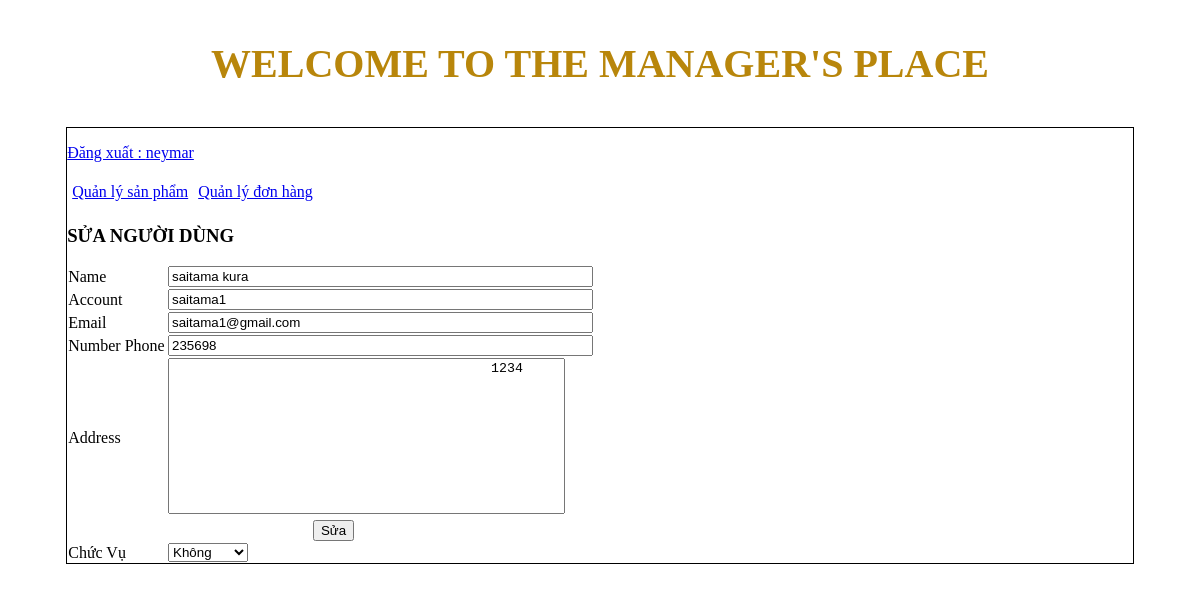
The page /admincp/index.php?action=quanlynguoidung&query=sua&idnguoidung=6 (signed in) on the database its author committed.
### tables this page shows
CREATE TABLE `tbl_dangky` (
  `id_khachhang` int(11) NOT NULL,
  `hovaten` varchar(250) NOT NULL,
  `taikhoan` varchar(100) NOT NULL,
  `matkhau` varchar(100) NOT NULL,
  `sodienthoai` int(11) NOT NULL,
  `email` varchar(100) NOT NULL,
  `diachi` text NOT NULL,
  `chucvu` int(11) NOT NULL
);

### admincp/modules/quanlynguoidung/sua.php (the view, shortened to what this page needs)
<?php
	$sql_nguoidung="SELECT * FROM tbl_dangky WHERE id_khachhang='$_GET[idnguoidung]' LIMIT 1";
	$querynd=mysqli_query($connect,$sql_nguoidung);
?>
<h3>SỬA NGƯỜI DÙNG</h3>
<form action="modules/quanlynguoidung/xuly.php?idnguoidung=<?php echo $_GET['idnguoidung'] ?>" method="POST" enctype="multipart/form-data">
<table   width="50%" style="border-collapse: collapse;">
	<?php
	 	while($nguoidung =mysqli_fetch_array($querynd)){
	?>
	<tr>
		<td>Name</td>
		<td><input type="text" size="50" name="hovatens"	value="<?php echo $nguoidung['hovaten']?>"></td>
	</tr>
    <tr>
		<td>Account</td>
		<td><input type="text" size="50" name="taikhoans" value="<?php echo $nguoidung['taikhoan']?>"></td>
	</tr>
	<tr>
		<td>Email</td>
		<td><input type="text" size="50" name="emails" value="<?php echo $nguoidung['email']?>">		</td>
	</tr>
	<tr>
		<td>Number Phone</td>
		<td><input type="text" size="50" name="dienthoais" value="<?php echo $nguoidung['sodienthoai']?>">	</td>
	</tr>
	<tr>
		<td>Address</td>
		<td><textarea name="diachis"  cols="47" rows="10" style="resize: none;">
					<?php echo $nguoidung['diachi']?>
			</textarea></td>
	</tr>
	<tr>
		<td colspan="2" style="text-align: center;"><input type="submit" name="suanguoidung" value="Sửa"></td>
	</tr>
	<tr>
		<td>Chức Vụ </td>
			<td>
			<select name="chucvus">
				<?php
						if($nguoidung['chucvu']==1){
				?>
					<option value="1" selected> Bán hàng</option>
					<option value="0">Không</option>
				<?php
						}else{
				?>
					<option value="0" selected>Không</option>
				<?php
						}
				?>
			</select>
			</td>
	</tr>
</table>
</form>
<?php
	 }
	?>

### rows shown on the page
tbl_dangky: hovatens "saitama kura", taikhoans "saitama1", emails "saitama1@gmail.com", dienthoais "235698", diachis "1234", chucvus "Không"

### other values the page prints
$_SESSION['dangnhap'] "neymar"
